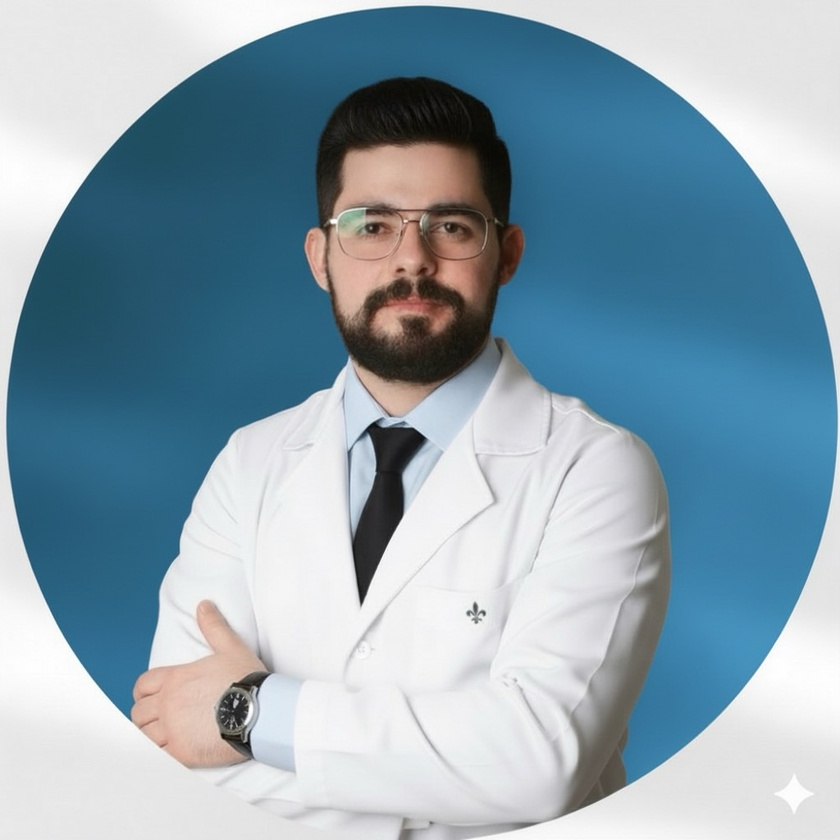
#> input picture IMG_4582.jpeg, 840 x 840 px, shrunk from 1024 x 1024 before the run
$ python remove_white_bg.py IMG_4582.jpeg out.png 100
#> lines starting #> are read from the running program, lines starting #| are printed output that depends on the picture; after the words box and inside, x2 and y2 are one past the last pixel; in counts of white or black regions, pixels touching at a corner belong together
#!/usr/bin/env python3
from PIL import Image
import numpy as np
import sys

input_path = sys.argv[1]
output_path = sys.argv[2]
threshold = int(sys.argv[3]) if len(sys.argv) > 3 else 240

print(f"Loading: {input_path}")
img = Image.open(input_path)
#> img is the input picture: PIL image 840x840 RGB; mean R, G, B 140.5, 163, 175.9

if img.mode != 'RGBA':
    print(f"Converting {img.mode} to RGBA")
#| Converting RGB to RGBA
    img = img.convert('RGBA')
#> img: PIL image 840x840 RGBA

data = np.array(img)
red, green, blue, alpha = data.T
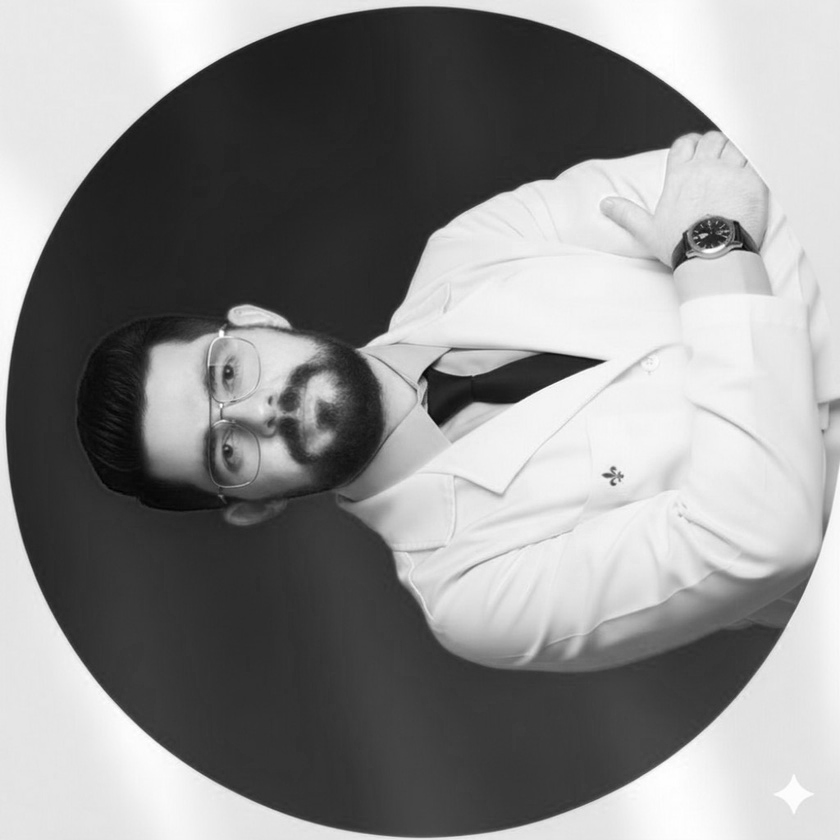
#> red: shape (840, 840); min 0, max 255, mean 140.5
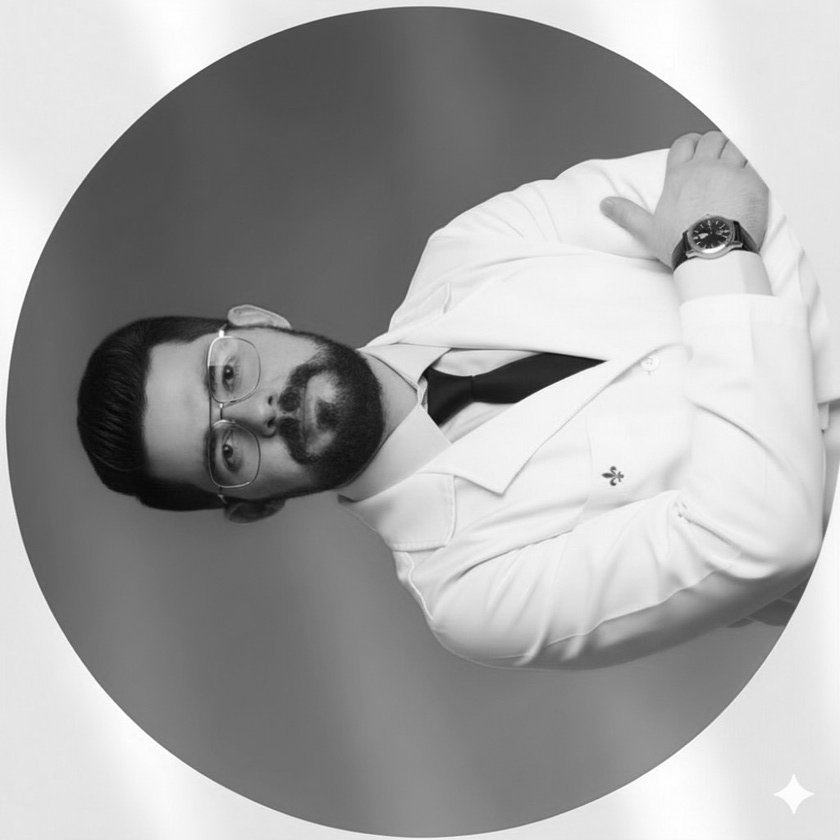
#> green: shape (840, 840); min 4, max 255, mean 163
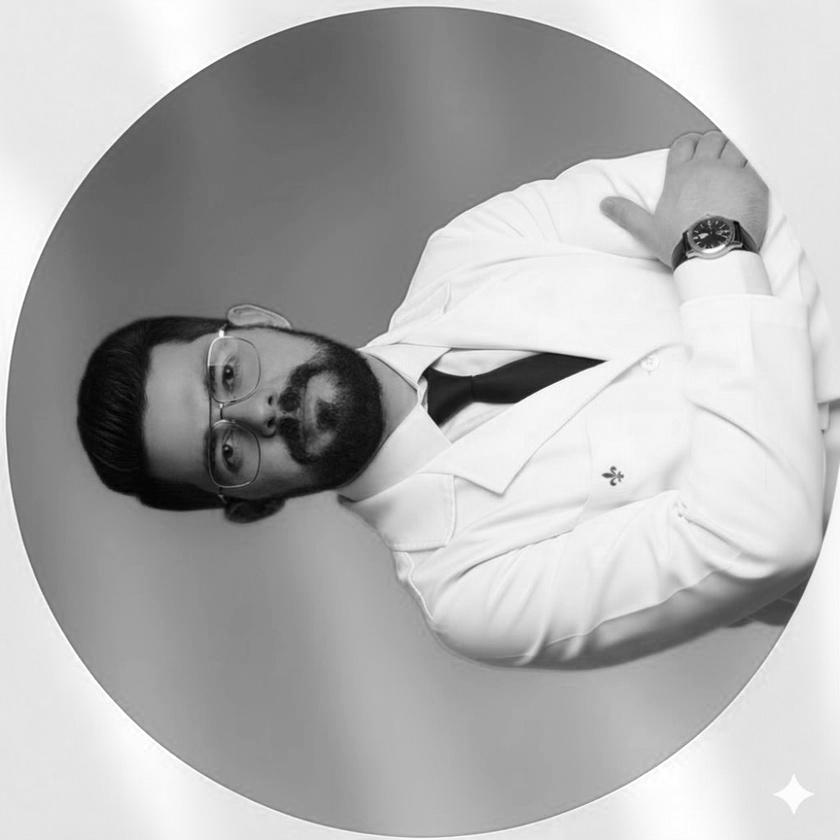
#> blue: shape (840, 840); min 0, max 255, mean 175.9
#> alpha: shape (840, 840); every value is 255

white_areas = (red > threshold) & (green > threshold) & (blue > threshold)
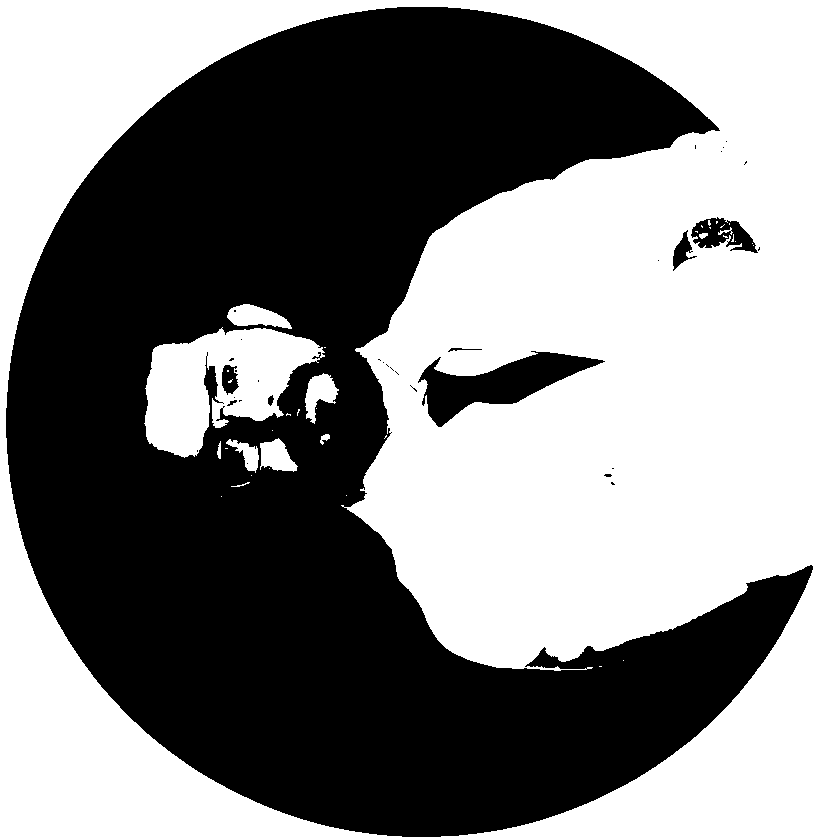
#> white_areas: shape (840, 840) bool; 51.9% white; 33 black regions (25 under 20 px), largest, box (x1, y1, x2, y2) and area: (6, 7, 813, 837) 331643, (418, 351, 605, 427) 5803, (691, 217, 758, 253) 1287
data[..., 3] = np.where(white_areas.T, 0, 255)
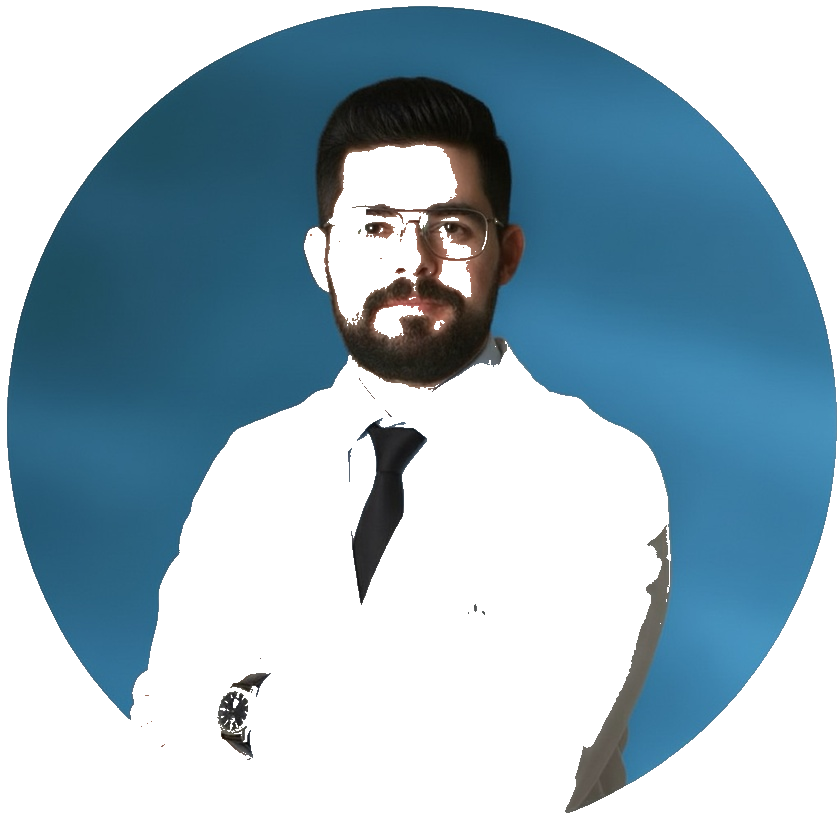
#> data: shape (840, 840, 4); mean R, G, B, A 140.5, 163, 175.9, 122.8; transparent parts drawn white

img_transparent = Image.fromarray(data)
img_transparent.save(output_path, 'PNG', optimize=True)

print(f"✅ Saved: {output_path}")
